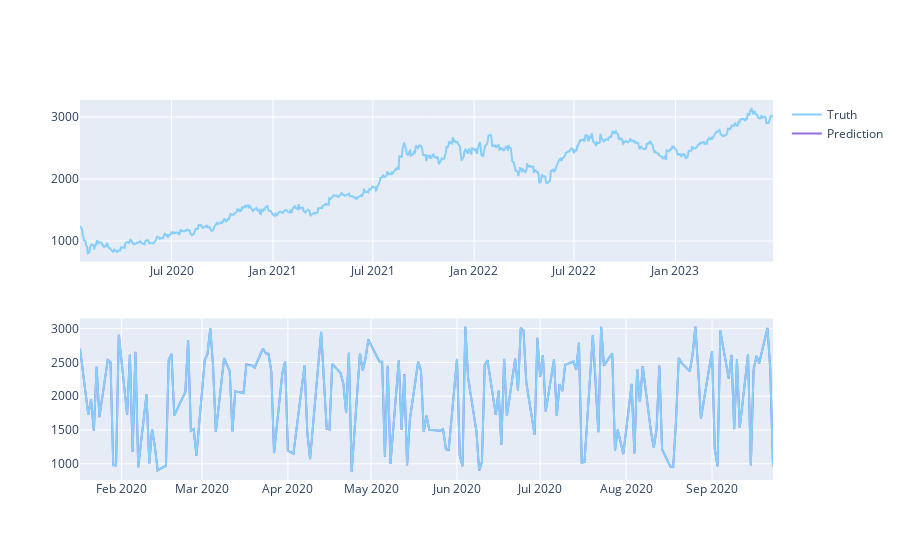

Notebook source saved alongside this figure:
### Code cell
fig = make_subplots(rows=2, cols=1)
fig.add_trace(go.Scatter(x=temp.Date, y=df.Close,
                         name='Truth',
                         marker_color='LightSkyBlue'), row=1, col=1)

fig.add_trace(go.Scatter(x=temp['Date'],
                         y=y_pred,
                         name='Prediction',
                         marker_color='MediumPurple'), row=2, col=1)

fig.add_trace(go.Scatter(x=temp['Date'],
                         y=y_test,
                         name='Truth',
                         marker_color='LightSkyBlue',
                         showlegend=False), row=2, col=1)


fig.show()

### Figure 1 — Plotly figure (JSON) as saved in the notebook; plotly's stock layout.template omitted (floating-point values rounded to 4 significant figures; data arrays with more than 128 entries replaced by an {"elided": "..."} marker saying what was removed)
{"data": [{"marker": {"color": "LightSkyBlue"}, "name": "Truth", "type": "scatter", "x": {"elided": "889 str values"}, "xaxis": "x", "y": {"elided": "855 float values"}, "yaxis": "y"}, {"marker": {"color": "MediumPurple"}, "name": "Prediction", "type": "scatter", "x": {"elided": "889 str values"}, "xaxis": "x2", "y": {"elided": "171 float values"}, "yaxis": "y2"}, {"marker": {"color": "LightSkyBlue"}, "name": "Truth", "showlegend": false, "type": "scatter", "x": {"elided": "889 str values"}, "xaxis": "x2", "y": {"elided": "171 float values"}, "yaxis": "y2"}], "layout": {"xaxis": {"anchor": "y", "domain": [0, 1]}, "xaxis2": {"anchor": "y2", "domain": [0, 1]}, "yaxis": {"anchor": "x", "domain": [0.575, 1]}, "yaxis2": {"anchor": "x2", "domain": [0, 0.425]}}}
